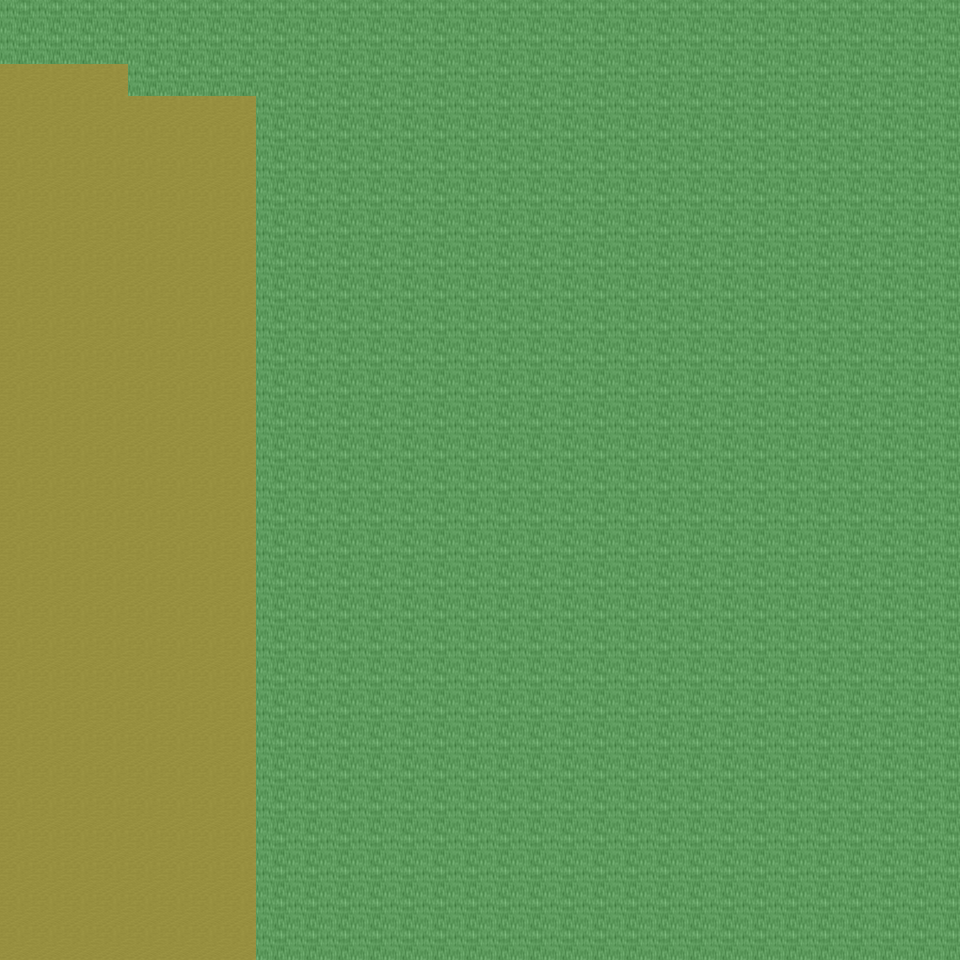

This is a level from a 2D game, rendered from its Tiled map with the project's own tilesets. A one-line summary and the map file follow, with tile-layer data summarised:
An orthogonal 30x30 tile map with 32x32 px tiles, 6 tile layers (Ground, Object, Object2, Above, ...), 26 tilesets and 2 objects (2x mapchange).

<map version="1.0" orientation="orthogonal" renderorder="right-down" width="30" height="30" tilewidth="32" tileheight="32" nextobjectid="3">
  <tileset firstgid="1" name="tileset_ground_ground" tilewidth="32" tileheight="32" tilecount="33" columns="3">
    <image source="../drawable/tileset_ground_ground.png" width="96" height="352" />
  </tileset>
  <tileset firstgid="34" name="tileset_ground_ridge_earth_dark" tilewidth="32" tileheight="32" tilecount="96" columns="12">
    <image source="../drawable/tileset_ground_ridge_earth_dark.png" width="384" height="256" />
  </tileset>
  <tileset firstgid="130" name="tileset_furniture_light_iron_lamp" tilewidth="32" tileheight="32" tilecount="3" columns="1">
    <image source="../drawable/tileset_furniture_light_iron_lamp.png" width="32" height="96" />
  </tileset>
  <tileset firstgid="133" name="tileset_furniture_light_dark_torch" tilewidth="32" tileheight="32" tilecount="8" columns="2">
    <image source="../drawable/tileset_furniture_light_dark_torch.png" width="64" height="128" />
  </tileset>
  <tileset firstgid="141" name="tileset_furniture_light_flames" tilewidth="32" tileheight="32" tilecount="6" columns="6">
    <image source="../drawable/tileset_furniture_light_flames.png" width="192" height="32" />
  </tileset>
  <tileset firstgid="147" name="tileset_item_corpse_skeleton" tilewidth="32" tileheight="32" tilecount="4" columns="2">
    <image source="../drawable/tileset_item_corpse_skeleton.png" width="64" height="64" />
  </tileset>
  <tileset firstgid="151" name="tileset_item_blood_floor_stains_2" tilewidth="32" tileheight="32" tilecount="4" columns="2">
    <image source="../drawable/tileset_item_blood_floor_stains_2.png" width="64" height="64" />
  </tileset>
  <tileset firstgid="155" name="tileset_item_chest_large" tilewidth="32" tileheight="32" tilecount="8" columns="4">
    <image source="../drawable/tileset_item_chest_large.png" width="128" height="64" />
  </tileset>
  <tileset firstgid="163" name="tileset_item_armor_sword_rack" tilewidth="32" tileheight="32" tilecount="4" columns="2">
    <image source="../drawable/tileset_item_armor_sword_rack.png" width="64" height="64" />
  </tileset>
  <tileset firstgid="167" name="tileset_item_armor_weapons_rack" tilewidth="32" tileheight="32" tilecount="18" columns="9">
    <image source="../drawable/tileset_item_armor_weapons_rack.png" width="288" height="64" />
  </tileset>
  <tileset firstgid="185" name="tileset_item_pot_barrel_tall" tilewidth="32" tileheight="32" tilecount="2" columns="1">
    <image source="../drawable/tileset_item_pot_barrel_tall.png" width="32" height="64" />
  </tileset>
  <tileset firstgid="187" name="tileset_item_pot_pot_tall" tilewidth="32" tileheight="32" tilecount="2" columns="1">
    <image source="../drawable/tileset_item_pot_pot_tall.png" width="32" height="64" />
  </tileset>
  <tileset firstgid="189" name="tileset_ground_rock_pebbles" tilewidth="32" tileheight="32" tilecount="3" columns="1">
    <image source="../drawable/tileset_ground_rock_pebbles.png" width="32" height="96" />
  </tileset>
  <tileset firstgid="192" name="tileset_item_corpse_skull_dark" tilewidth="32" tileheight="32" tilecount="2" columns="2">
    <image source="../drawable/tileset_item_corpse_skull_dark.png" width="64" height="32" />
  </tileset>
  <tileset firstgid="194" name="tileset_ground_ladder_horizontal_dark" tilewidth="32" tileheight="32" tilecount="3" columns="1">
    <image source="../drawable/tileset_ground_ladder_horizontal_dark.png" width="32" height="96" />
  </tileset>
  <tileset firstgid="197" name="tileset_ground_fire_fire" tilewidth="32" tileheight="32" tilecount="27" columns="3">
    <image source="../drawable/tileset_ground_fire_fire.png" width="96" height="288" />
  </tileset>
  <tileset firstgid="224" name="tileset_ground_cobbled_paving" tilewidth="32" tileheight="32" tilecount="1" columns="1">
    <image source="../drawable/tileset_ground_cobbled_paving.png" width="32" height="32" />
  </tileset>
  <tileset firstgid="225" name="tileset_plant_stump_int_small_stump" tilewidth="32" tileheight="32" tilecount="1" columns="1">
    <image source="../drawable/tileset_plant_stump_int_small_stump.png" width="32" height="32" />
  </tileset>
  <tileset firstgid="226" name="tileset_furniture_table_tree_stump_table" tilewidth="32" tileheight="32" tilecount="4" columns="2">
    <image source="../drawable/tileset_furniture_table_tree_stump_table.png" width="64" height="64" />
  </tileset>
  <tileset firstgid="230" name="tileset_logic_collision" tilewidth="32" tileheight="32" tilecount="1" columns="1">
    <image source="../drawable/tileset_logic_collision.png" width="32" height="32" />
  </tileset>
  <tileset firstgid="231" name="tileset_ground_ladder_vertical_dark" tilewidth="32" tileheight="32" tilecount="3" columns="3">
    <image source="../drawable/tileset_ground_ladder_vertical_dark.png" width="96" height="32" />
  </tileset>
  <tileset firstgid="234" name="tileset_ground_ladder_steps" tilewidth="32" tileheight="32" tilecount="6" columns="3">
    <image source="../drawable/tileset_ground_ladder_steps.png" width="96" height="64" />
  </tileset>
  <tileset firstgid="240" name="tileset_ground_earth_edges_yellowgreen" tilewidth="32" tileheight="32" tilecount="15" columns="5">
    <image source="../drawable/tileset_ground_earth_edges_yellowgreen.png" width="160" height="96" />
  </tileset>
  <tileset firstgid="255" name="tileset_plant_grasses" tilewidth="32" tileheight="32" tilecount="6" columns="3">
    <image source="../drawable/tileset_plant_grasses.png" width="96" height="64" />
  </tileset>
  <tileset firstgid="261" name="tileset_item_firewood" tilewidth="32" tileheight="32" tilecount="12" columns="3">
    <image source="../drawable/tileset_item_firewood.png" width="96" height="128" />
  </tileset>
  <tileset firstgid="273" name="tileset_building_ice_tower" tilewidth="32" tileheight="32" tilecount="252" columns="9">
    <image source="../drawable/tileset_building_ice_tower.png" width="288" height="896" />
  </tileset>
  <layer name="Ground" width="30" height="30">
    <data>[900 cells, 900 non-empty, 1 distinct tile ids]</data>
  </layer>
  <layer name="Object" width="30" height="30">
    <data>[900 cells, 25 non-empty, 7 distinct tile ids]</data>
  </layer>
  <layer name="Object2" width="30" height="30">
    <data>[900 cells, 30 non-empty, 5 distinct tile ids]</data>
  </layer>
  <layer name="Above" width="30" height="30">
    <data>[900 cells, 0 non-empty, 0 distinct tile ids]</data>
  </layer>
  <layer name="Above2" width="30" height="30">
    <data>[900 cells, 0 non-empty, 0 distinct tile ids]</data>
  </layer>
  <layer name="Walkable" width="30" height="30">
    <data>[900 cells, 680 non-empty, 1 distinct tile ids]</data>
  </layer>
  <objectgroup name="MapEvents">
    <object id="1" name="south" type="mapchange" x="0" y="928" width="256" height="32">
      <properties>
        <property name="map" value="0_ados_mountain_n2_w2_x4_y1" />
        <property name="place" value="north" />
      </properties>
    </object>
    <object id="2" name="west" type="mapchange" x="0" y="64" width="32" height="896">
      <properties>
        <property name="map" value="0_ados_mountain_n2_w2_x3_y0" />
        <property name="place" value="east" />
      </properties>
    </object>
  </objectgroup>
</map>
